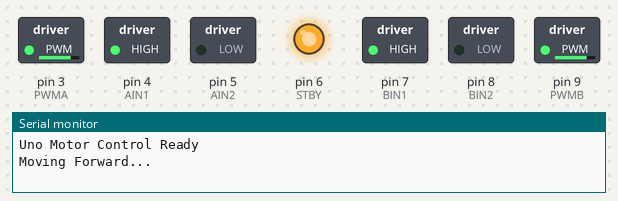
The sketch below on a simulated Arduino Uno, built with avr-gcc and run on an emulated ATmega328P. Shown: switched loads named in the sketch (green lamp = pin HIGH), output pins drawn as LEDs (lit = HIGH), the last lines printed to the serial monitor.

Above: at 0.05 s.
At 2.5 s:
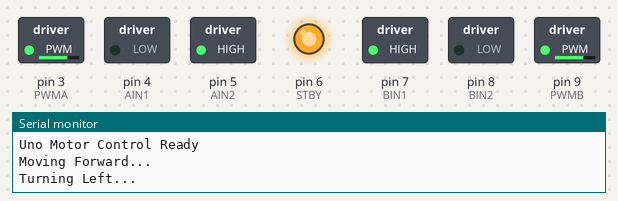
At 4.95 s:
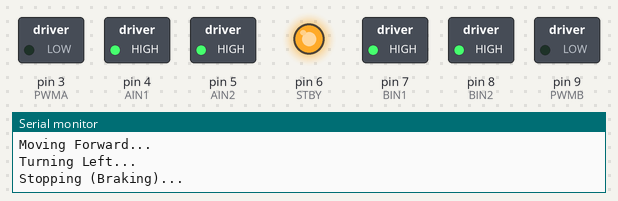
Timing chart, 0 to 5.8 s (numbered marks = the images above):
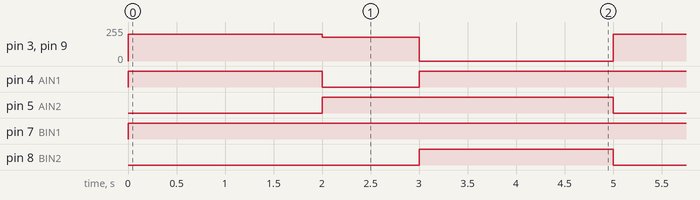

Measured:
- by itself, pin 3 (PWMA), pin 9 (PWMB): repeats every 5.0 s: 180/255 1.0 s, 0/255 2.0 s, 200/255 2.0 s
- by itself, pin 4 (AIN1): repeats every 5.0 s: LOW 1.0 s, HIGH 4.0 s
- by itself, pin 5 (AIN2): alternates HIGH for 3.0 s and LOW for 2.0 s
- by itself, pin 7 (BIN1): LOW → HIGH at 0.00 s
- by itself, pin 8 (BIN2): alternates HIGH for 2.0 s and LOW for 3.0 s

The sketch:

N20TB6UNO.ino
```cpp
/*
TB6612FNG Pin,Arduino Uno Pin,Purpose
VM,12V Positive (+),Motor Power
VCC,5V Pin,Logic Power
GND,GND (Common),Connect Battery (-) and Uno GND
PWMA,Pin 3,Motor A Speed (PWM)
AIN1 / AIN2,Pin 4 / Pin 5,Motor A Direction
PWMB,Pin 9,Motor B Speed (PWM)
BIN1 / BIN2,Pin 7 / Pin 8,Motor B Direction
STBY,Pin 6,Standby (Set HIGH to run)
AO1 / AO2,Motor A terminals,N20 Motor Left
BO1 / BO2,Motor B terminals,N20 Motor Right
 * TB6612FNG Dual Motor Control - Arduino Uno
 * Controls two 12V N20 Gear Motors
 */

// Motor A (Left)
const int AIN1 = 4;
const int AIN2 = 5;
const int PWMA = 3;

// Motor B (Right)
const int BIN1 = 7;
const int BIN2 = 8;
const int PWMB = 9;

// Common Standby Pin
const int STBY = 6;

void setup() {
  // Initialize all pins as outputs
  pinMode(AIN1, OUTPUT);
  pinMode(AIN2, OUTPUT);
  pinMode(PWMA, OUTPUT);
  pinMode(BIN1, OUTPUT);
  pinMode(BIN2, OUTPUT);
  pinMode(PWMB, OUTPUT);
  pinMode(STBY, OUTPUT);

  // Enable the motor driver
  digitalWrite(STBY, HIGH);

  Serial.begin(9600);
  Serial.println("Uno Motor Control Ready");
}

void loop() {
  Serial.println("Moving Forward...");
  moveForward(200);
  delay(2000);

  Serial.println("Turning Left...");
  turnLeft(180);
  delay(1000);

  Serial.println("Stopping (Braking)...");
  stopMotors();
  delay(2000);
}

// --- Control Functions ---

void moveForward(int speed) {
  // Motor A Forward
  digitalWrite(AIN1, HIGH);
  digitalWrite(AIN2, LOW);
  analogWrite(PWMA, speed);

  // Motor B Forward
  digitalWrite(BIN1, HIGH);
  digitalWrite(BIN2, LOW);
  analogWrite(PWMB, speed);
}

void turnLeft(int speed) {
  // Motor A Backward, Motor B Forward
  digitalWrite(AIN1, LOW);
  digitalWrite(AIN2, HIGH);
  analogWrite(PWMA, speed);

  digitalWrite(BIN1, HIGH);
  digitalWrite(BIN2, LOW);
  analogWrite(PWMB, speed);
}

void stopMotors() {
  // Short Brake: Sets both pins HIGH to lock motors
  digitalWrite(AIN1, HIGH);
  digitalWrite(AIN2, HIGH);
  digitalWrite(BIN1, HIGH);
  digitalWrite(BIN2, HIGH);
  analogWrite(PWMA, 0);
  analogWrite(PWMB, 0);
}
```
